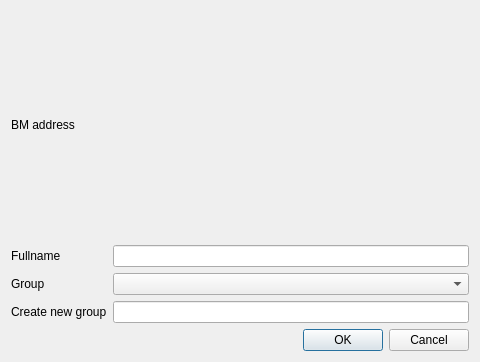
<?xml version="1.0" encoding="UTF-8"?>
<ui version="4.0">
 <class>AddContactDialog</class>
 <widget class="QDialog" name="AddContactDialog">
  <property name="geometry">
   <rect>
    <x>0</x>
    <y>0</y>
    <width>480</width>
    <height>362</height>
   </rect>
  </property>
  <property name="windowTitle">
   <string>Add BitMessage contact</string>
  </property>
  <layout class="QGridLayout" name="gridLayout_2">
   <item row="0" column="0">
    <layout class="QGridLayout" name="gridLayout">
     <item row="0" column="1">
      <widget class="QLabel" name="bmAddress">
       <property name="text">
        <string/>
       </property>
      </widget>
     </item>
     <item row="1" column="0">
      <widget class="QLabel" name="label">
       <property name="text">
        <string>Fullname</string>
       </property>
      </widget>
     </item>
     <item row="2" column="1">
      <widget class="QComboBox" name="comboGroup"/>
     </item>
     <item row="2" column="0">
      <widget class="QLabel" name="label_2">
       <property name="text">
        <string>Group</string>
       </property>
      </widget>
     </item>
     <item row="1" column="1">
      <widget class="QLineEdit" name="fullname"/>
     </item>
     <item row="0" column="0">
      <widget class="QLabel" name="label_3">
       <property name="text">
        <string>BM address</string>
       </property>
      </widget>
     </item>
     <item row="3" column="0">
      <widget class="QLabel" name="label_4">
       <property name="text">
        <string>Create new group</string>
       </property>
      </widget>
     </item>
     <item row="3" column="1">
      <widget class="QLineEdit" name="newGroup">
       <property name="maxLength">
        <number>32</number>
       </property>
      </widget>
     </item>
    </layout>
   </item>
   <item row="1" column="0">
    <widget class="QDialogButtonBox" name="buttonBox">
     <property name="standardButtons">
      <set>QDialogButtonBox::Cancel|QDialogButtonBox::Ok</set>
     </property>
    </widget>
   </item>
  </layout>
 </widget>
 <resources/>
 <connections/>
</ui>
